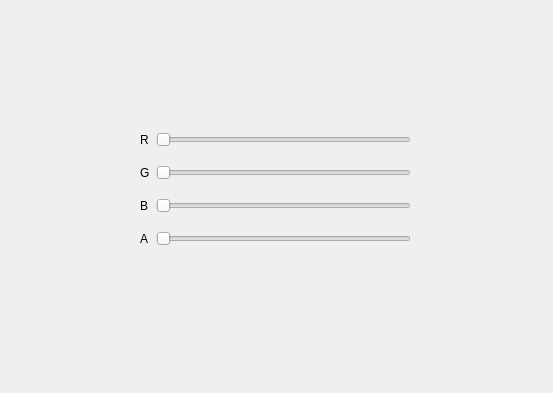
<?xml version="1.0" encoding="UTF-8"?>
<ui version="4.0">
 <class>Widget</class>
 <widget class="QWidget" name="Widget">
  <property name="geometry">
   <rect>
    <x>0</x>
    <y>0</y>
    <width>553</width>
    <height>393</height>
   </rect>
  </property>
  <property name="windowTitle">
   <string>Widget</string>
  </property>
  <widget class="QWidget" name="gridLayoutWidget">
   <property name="geometry">
    <rect>
     <x>140</x>
     <y>120</y>
     <width>271</width>
     <height>141</height>
    </rect>
   </property>
   <layout class="QGridLayout" name="gridLayout">
    <item row="2" column="0">
     <widget class="QLabel" name="label_3">
      <property name="text">
       <string>B</string>
      </property>
     </widget>
    </item>
    <item row="0" column="1">
     <widget class="QSlider" name="Slider_R">
      <property name="orientation">
       <enum>Qt::Horizontal</enum>
      </property>
     </widget>
    </item>
    <item row="1" column="1">
     <widget class="QSlider" name="Slider_G">
      <property name="orientation">
       <enum>Qt::Horizontal</enum>
      </property>
     </widget>
    </item>
    <item row="2" column="1">
     <widget class="QSlider" name="Slider_B">
      <property name="orientation">
       <enum>Qt::Horizontal</enum>
      </property>
     </widget>
    </item>
    <item row="0" column="0">
     <widget class="QLabel" name="label">
      <property name="text">
       <string>R</string>
      </property>
     </widget>
    </item>
    <item row="1" column="0">
     <widget class="QLabel" name="label_2">
      <property name="text">
       <string>G</string>
      </property>
     </widget>
    </item>
    <item row="3" column="1">
     <widget class="QSlider" name="Slider_A">
      <property name="orientation">
       <enum>Qt::Horizontal</enum>
      </property>
     </widget>
    </item>
    <item row="3" column="0">
     <widget class="QLabel" name="label_4">
      <property name="text">
       <string>A</string>
      </property>
     </widget>
    </item>
   </layout>
  </widget>
 </widget>
 <resources/>
 <connections/>
</ui>
